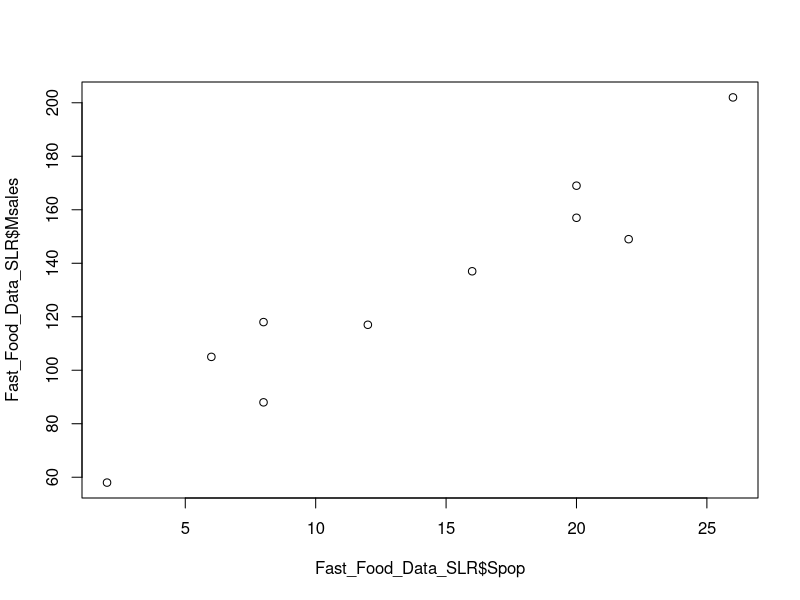
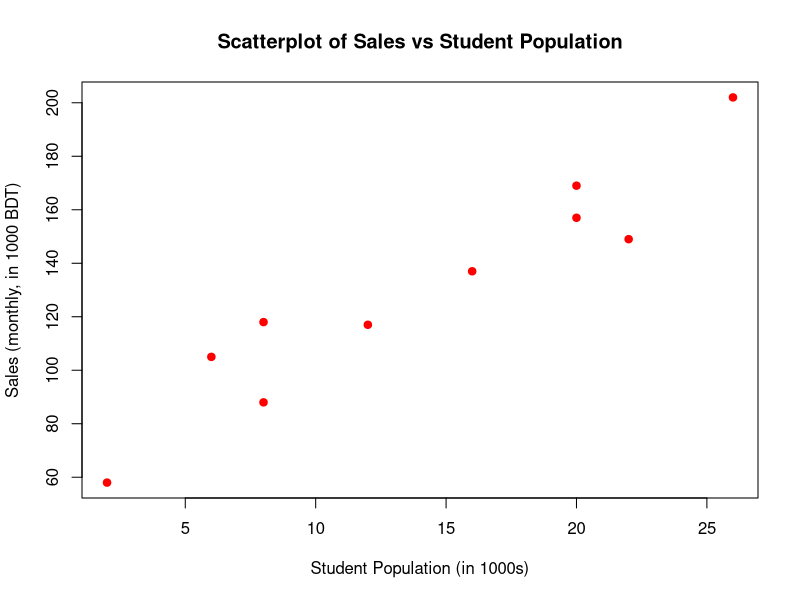
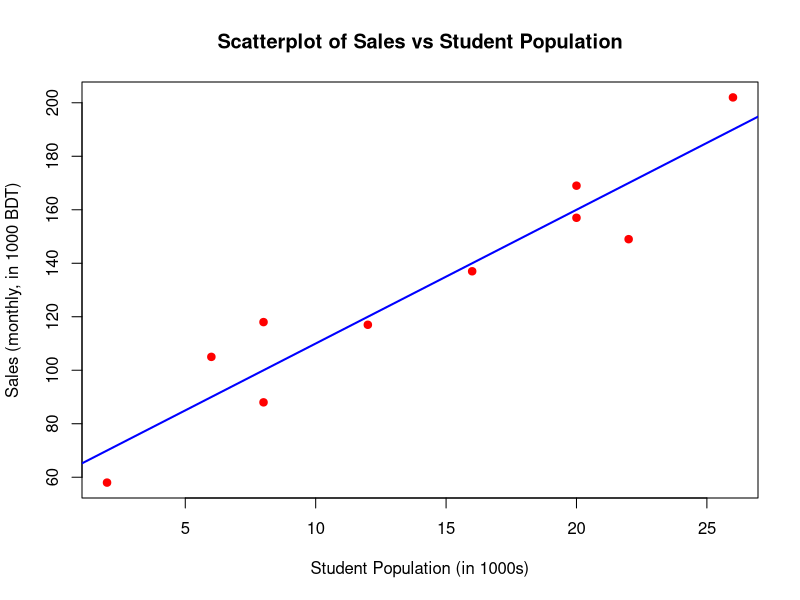

Reproduce these figures in R, in order. (Note: this script raises an error after producing the figures.)


# Set the directory
setwd("/run/media/tanvir/319E-41B8/SLR/Codes/")

options(scipen = 100)

# get the data
library(readxl)
Fast_Food_Data_SLR <- read_excel("Fast_Food_Data_SLR.xlsx")
View(Fast_Food_Data_SLR)


# Here Fast_Food_Data_SLR is a data frame object



# Calculate Covariance between Msales and Spop
cov(Fast_Food_Data_SLR$Spop, Fast_Food_Data_SLR$Msales) 


cor(Fast_Food_Data_SLR$Spop, Fast_Food_Data_SLR$Msales)




plot(Fast_Food_Data_SLR$Spop, Fast_Food_Data_SLR$Msales)


# Plot Sales vs Student Population
plot(Fast_Food_Data_SLR$Spop, Fast_Food_Data_SLR$Msales,
     xlab = "Student Population (in 1000s)",
     ylab = "Sales (monthly, in 1000 BDT)",
     main = "Scatterplot of Sales vs Student Population",
     pch = 19, col = "red")



# Fitting the line
model <-   lm(Msales ~ Spop, data = Fast_Food_Data_SLR)

summary(model)


# Plot Sales vs Student Population
plot(Fast_Food_Data_SLR$Spop, Fast_Food_Data_SLR$Msales,
     xlab = "Student Population (in 1000s)",
     ylab = "Sales (monthly, in 1000 BDT)",
     main = "Scatterplot of Sales vs Student Population",
     pch = 19, col = "red")

# plot the line
abline(model, col = "blue", lwd = 2)


# This is in-sample prediction
fitted(model)


# How to do out of sample prediction

# there are different ways to solve the out-of-sample prediction problem
# Suppose we want to predict the sales for a restaurant with 15 and 30 thousand students

# 1. write your own function with model$coefficients

out_pred <- function(x){
  yihat <- model$coefficients[1] + model$coefficients[2] * x
  return(yihat)
}

# new x values
new_x <- c(15, 30)

# predicted values
out_pred(new_x)



# 2. Create a new data frame with new x values
new_x <- c(30, 26)

new_data <- data.frame(
  Restaurant = c(11, 12),
  Spop      = new_x,
  Msales    = NA,  # explicit NA of type numeric
  predicted = predict(model, newdata = data.frame(Spop = new_x))
)

# see this
new_data

# Stack the old df and new df together
Fast_Food_Data_SLR_ext <- rbind(Fast_Food_Data_SLR, new_data)



## getting residuals / erros and sum of squared errors
error_vector <- resid(model)
error_vector_sq <- error_vector^2
sum_sq_error <- sum(error_vector_sq)
